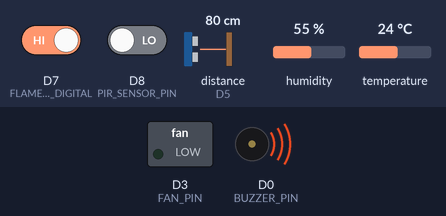
Recording of a sketch running on a simulated ESP8266 (NodeMCU). Shown: switched loads named in the sketch (green lamp = pin HIGH), buzzer (waves = sounding, pin HIGH). Wiring (inferred from the names in the program): ultrasonic range finder: trigger D6; echo D5. The test bench sets the inputs (shaded band); at power-on: temperature 24 °C, distance to the obstacle (sensor on D5) 80 cm, D7 (FLAME_SENSOR_PIN_DIGITAL) HIGH, D8 (PIR_SENSOR_PIN) LOW, humidity 55 %. The echo pulse lasts 58.3 µs per cm; WiFi joins after 1.5 s; servers stay silent unless stated; the local clock reads 2024-03-15 10:24:30 at power-on unless the sketch sets it; random numbers use the default seed unless the sketch sets one; no MQTT or app messages arrive unless stated; pins used as bus, display or sensor lines are not drawn; what the sketch prints to the serial monitor is not drawn.

Above: at 3.2 s.
3.3 s: temperature set to 25.7 °C
At 4.5 s:
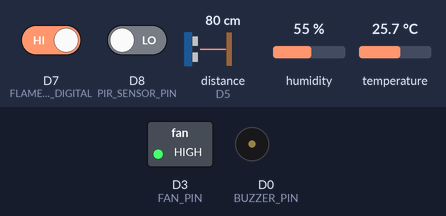
8.7 s: distance to the obstacle (sensor on D5) set to 18 cm
14.1 s: distance to the obstacle (sensor on D5) set to 14 cm
At 16.14 s:
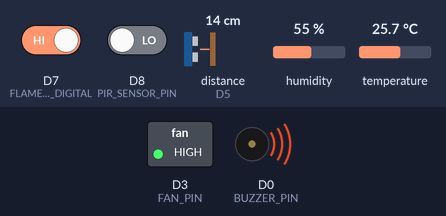
33.5 s: temperature set to 12 °C
At 36.35 s:
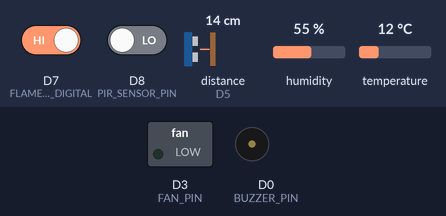
Timing chart, 0 to 39.9 s (numbered marks = the images above; inputs shaded):
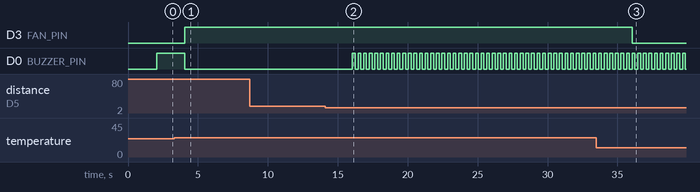

The sketch:

Codigo_Final_1.ino
```cpp
#include <Wire.h>
#include <Adafruit_SHT31.h>
#include <ESP8266WiFi.h>
#include <PubSubClient.h>
#include <time.h>

// Configurações WiFi
#define WIFI_SSID "LAP3"
#define WIFI_PASS "LAP3LAP3"

// Configurações do MQTT
// Se o broker estiver no mesmo dispositivo que o ESP8266, use "127.0.0.1"
// Caso contrário, use o IP do broker, por exemplo, "192.168.0.100"
const char* mqtt_server = "192.168.0.103";
WiFiClient espClient;
PubSubClient mqttClient(espClient);

// Configurações NTP (opcional, para sincronizar o horário se precisar)
const char* ntpServer = "pool.ntp.org";
const long gmtOffset_sec = 0;
const int daylightOffset_sec = 0;

// Instância do sensor SHT31
Adafruit_SHT31 sht31 = Adafruit_SHT31();

// Definições dos pinos dos sensores e atuadores
#define FLAME_SENSOR_PIN_DIGITAL D7  // Sensor de chama (entrada digital)
#define TRIG_PIN D6                  // Sensor ultrassônico trig (saída)
#define ECHO_PIN D5                  // Sensor ultrassônico echo (entrada)
#define PIR_SENSOR_PIN D8            // Sensor de movimento PIR (entrada)
#define FAN_PIN D3                   // Pino de controle do ventilador (saída)
#define BUZZER_PIN D0                // Pino de controle do buzzer (saída)

// Variáveis para controle de temporização
unsigned long ultimoTempo = 0;
const unsigned long intervaloLeitura = 4000;  // Leitura a cada 4 segundos

// Variáveis para armazenar os dados dos sensores
float temperatura = 0.0;
float humidade = 0.0;
long distancia = 0;
bool flame = false;
bool movimento = false;

// Função para reconectar ao broker MQTT
void reconnectMQTT() {
  while (!mqttClient.connected()) {
    Serial.print("Tentando conexão MQTT...");
    String clientId = "ESP8266Client-";
    clientId += String(random(0xffff), HEX);
    if (mqttClient.connect(clientId.c_str())) {
      Serial.println(" conectado!");
      // Se desejar, inscreva-se em tópicos para receber comandos
      // mqttClient.subscribe("nexcar/comando");
    } else {
      Serial.print(" falhou, rc=");
      Serial.print(mqttClient.state());
      Serial.println(" tentando novamente em 5 segundos");
      delay(5000);
    }
  }
}

// Função para medir a distância com o sensor ultrassônico
long medirDistancia() {
  digitalWrite(TRIG_PIN, LOW);
  delayMicroseconds(2);
  digitalWrite(TRIG_PIN, HIGH);
  delayMicroseconds(10);
  digitalWrite(TRIG_PIN, LOW);
  long duracao = pulseIn(ECHO_PIN, HIGH);
  // Conversão: velocidade do som ~0.034 cm/us, dividindo por 2 (ida e volta)
  return duracao * 0.034 / 2;
}

void setup() {
  Serial.begin(115200);

  // Inicia a comunicação I2C com o SHT31 (pinos SDA e SCL)
  Wire.begin(4, 5);

  // Inicializa o sensor SHT31
  if (!sht31.begin(0x44)) {
    Serial.println("Erro ao iniciar o SHT31!");
    while (1);
  }

  // Configura os pinos dos sensores e atuadores
  pinMode(FLAME_SENSOR_PIN_DIGITAL, INPUT);
  pinMode(TRIG_PIN, OUTPUT);
  pinMode(ECHO_PIN, INPUT);
  pinMode(PIR_SENSOR_PIN, INPUT);
  pinMode(FAN_PIN, OUTPUT);
  pinMode(BUZZER_PIN, OUTPUT);

  // Conecta à rede WiFi
  WiFi.begin(WIFI_SSID, WIFI_PASS);
  Serial.print("Conectando ao WiFi");
  while (WiFi.status() != WL_CONNECTED) {
    delay(1000);
    Serial.print(".");
  }
  Serial.println("\nWiFi conectado!");
  Serial.print("IP: ");
  Serial.println(WiFi.localIP());

  // Sincroniza o horário via NTP (opcional)
  configTime(gmtOffset_sec, daylightOffset_sec, ntpServer);

  // Configura o cliente MQTT e define o broker
  mqttClient.setServer(mqtt_server, 1883);
}

void loop() {
  // Reconnecta ao MQTT, se necessário
  if (!mqttClient.connected()) {
    reconnectMQTT();
  }
  mqttClient.loop();

  unsigned long tempoAtual = millis();
  if (tempoAtual - ultimoTempo >= intervaloLeitura) {
    ultimoTempo = tempoAtual;

    // Leitura dos sensores
    temperatura = sht31.readTemperature();
    humidade = sht31.readHumidity();
    distancia = medirDistancia();
    flame = (digitalRead(FLAME_SENSOR_PIN_DIGITAL) == LOW);
    movimento = (digitalRead(PIR_SENSOR_PIN) == HIGH);

    // Publica os dados via MQTT
    // Publicando temperatura
    String payload = String(temperatura, 2);
    mqttClient.publish("nexcar/sensor/temperatura", payload.c_str());

    // Publicando humidade
    payload = String(humidade, 2);
    mqttClient.publish("nexcar/sensor/humidade", payload.c_str());

    // Publicando distância (sensor ultrassônico)
    payload = String(distancia);
    mqttClient.publish("nexcar/sensor/distancia", payload.c_str());

    // Publicando estado do sensor de chama (1 = chama, 0 = sem chama)
    payload = flame ? "1" : "0";
    mqttClient.publish("nexcar/sensor/chama", payload.c_str());

    // Publicando estado do sensor de movimento (1 = movimento, 0 = sem movimento)
    payload = movimento ? "1" : "0";
    mqttClient.publish("nexcar/sensor/movimento", payload.c_str());

    // Debug: Imprime os dados no Serial Monitor
    Serial.print("Temperatura: ");
    Serial.print(temperatura);
    Serial.print(" °C | Humidade: ");
    Serial.print(humidade);
    Serial.print(" % | Distância: ");
    Serial.print(distancia);
    Serial.print(" cm | Chama: ");
    Serial.print(flame ? "SIM" : "NÃO");
    Serial.print(" | Movimento: ");
    Serial.println(movimento ? "SIM" : "NÃO");
  }

  // Controle do ventilador baseado na temperatura
  digitalWrite(FAN_PIN, (temperatura > 25.0) ? HIGH : LOW);

  // Controle do buzzer baseado na distância
  unsigned long now = millis();
  static unsigned long lastBuzzerToggle = 0;
  static bool buzzerState = false;
  if (distancia < 5) {
    digitalWrite(BUZZER_PIN, HIGH);  // Buzzer ligado constantemente
  } else if (distancia < 15) {
    if (now - lastBuzzerToggle >= 200) {
      buzzerState = !buzzerState;
      lastBuzzerToggle = now;
      digitalWrite(BUZZER_PIN, buzzerState ? HIGH : LOW);
    }
  } else {
    digitalWrite(BUZZER_PIN, LOW);
  }
}
```

Measured:
- the behaviour switches between 25 and 25.1 °C on temperature (found by bisection; images 0 and 1)
- the behaviour switches between 16 and 15 cm on distance to the obstacle (sensor on D5) (found by bisection; images 1 and 2)
- after the input at 3.3 s, D3 (FAN_PIN): LOW → HIGH after 0.75 s
- after the input at 8.7 s, every drawn part: stays the same
- after the input at 14.1 s, D0 (BUZZER_PIN): alternates HIGH for 0.20 s and LOW for 0.20 s, starting after 1.9 s
- after the input at 33.5 s, D3 (FAN_PIN): HIGH → LOW after 2.5 s
